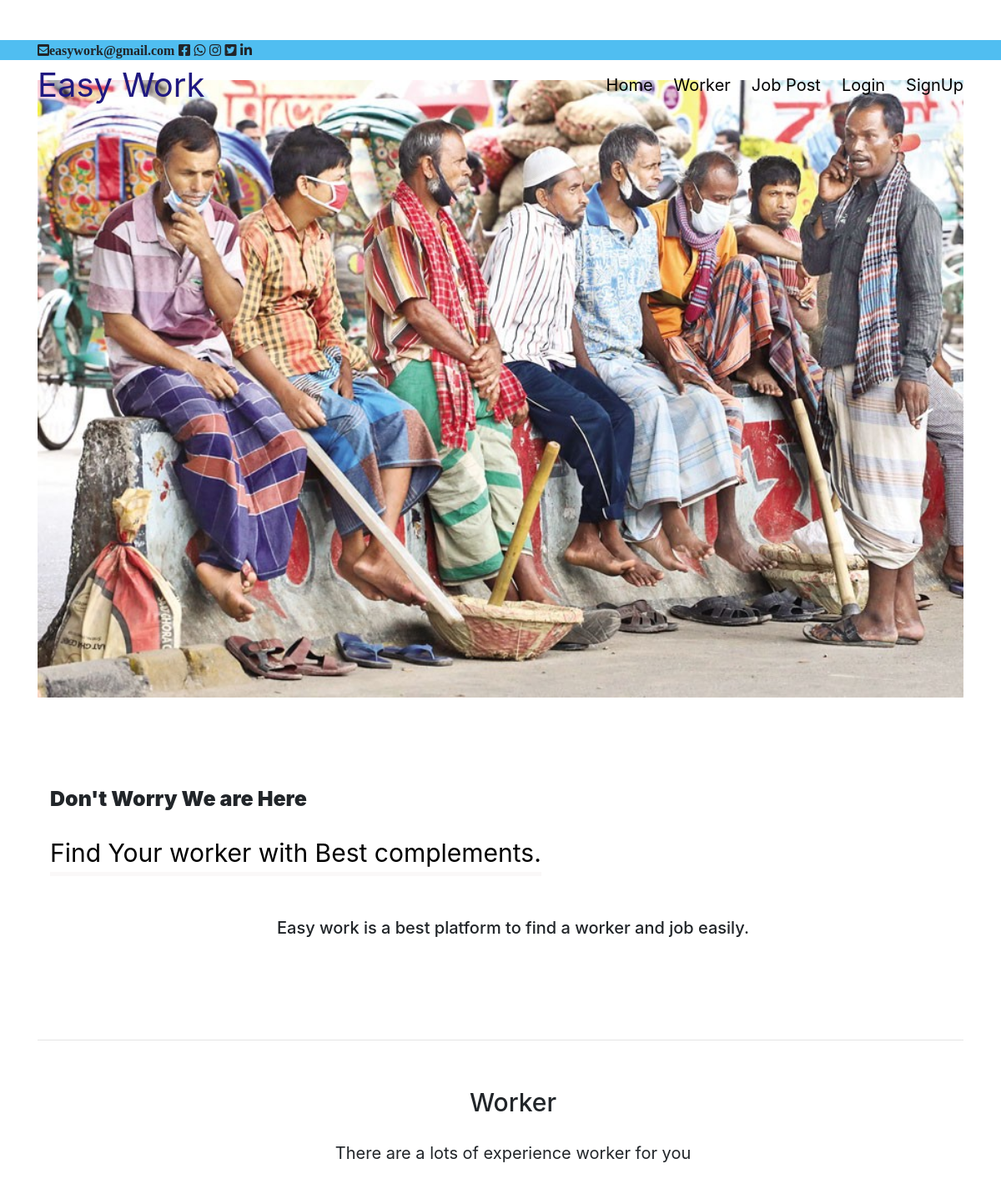
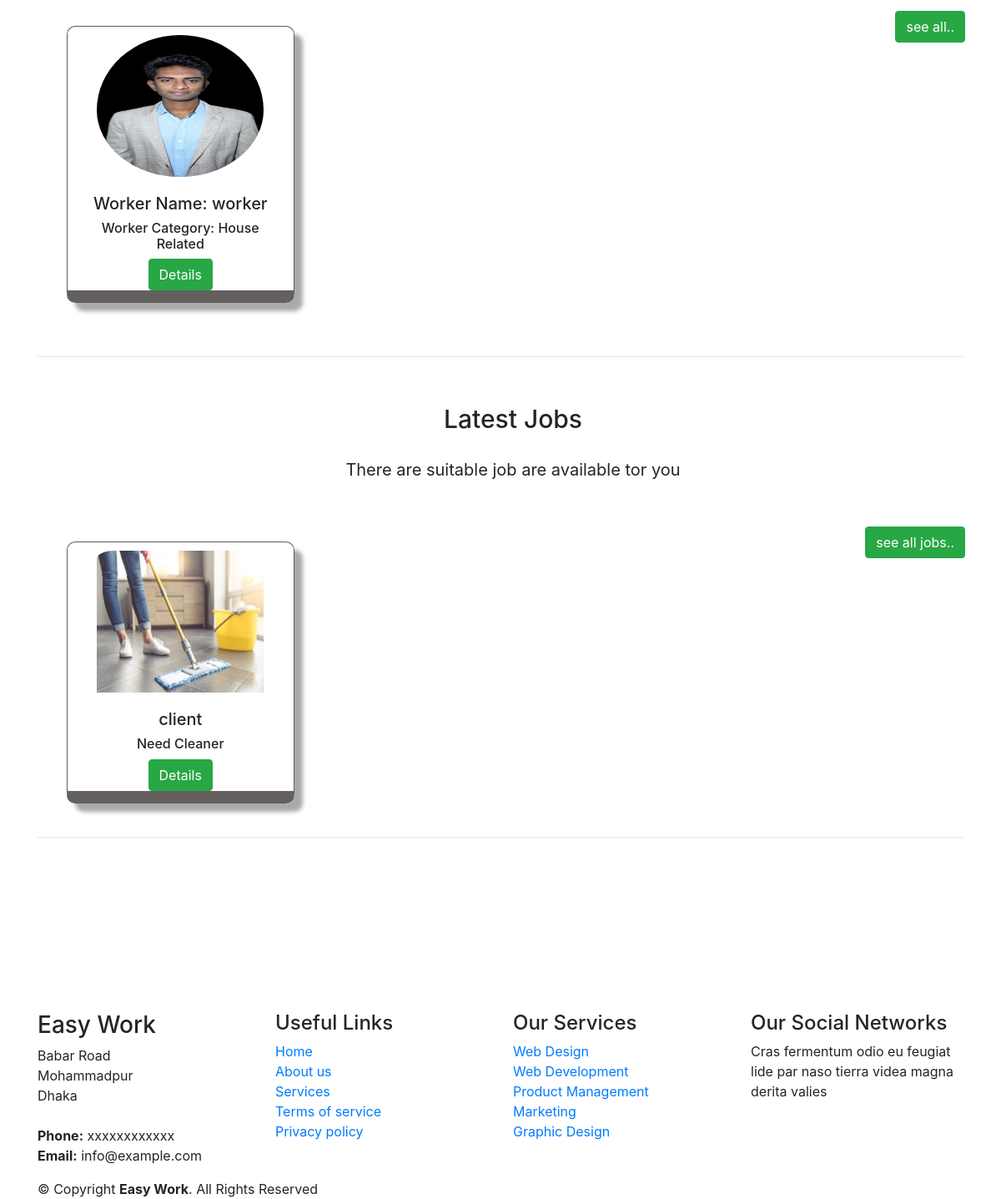
/accounts/base/, run on the app's committed database (2 pictures, top to bottom).
### accounts/models.py (models this page shows, shortened)
class User(AbstractUser):
    is_worker = models.BooleanField(default=False)
    is_customer = models.BooleanField(default=False)
    image = models.ImageField('Voter ID Image', default='default.jpg', upload_to='voter_id_pics', null=True, blank=True)
    def __str__(self):
        return str(self.username)

class Profile(models.Model):
    user = models.OneToOneField(User,on_delete=models.CASCADE,null=True,blank=True)
    birthdate = models.DateField('Birth Day',null=True, blank=True)
    country = models.ForeignKey(Country,verbose_name="Category", on_delete=models.SET_NULL, null=True)
    city = models.ManyToManyField(City,verbose_name="Sub Category",)
    phone_number = models.CharField('Phone Number', max_length=12, null=True, blank=True)
    address = models.CharField(max_length=120, null=True, blank=True)
    image = models.ImageField(default='default.jpg', upload_to='profile_pics')

class Country(models.Model):
    name = models.CharField(max_length=100)

### Client/models.py (models this page shows, shortened)
class Job(models.Model):
    username = models.ForeignKey(User, on_delete=models.CASCADE,null=True,blank=True)
    country = models.ForeignKey(Country, verbose_name="Category", on_delete=models.SET_NULL, null=True)
    city = models.ManyToManyField(City, verbose_name="Sub Category", )
    Title = models.CharField(max_length=100)
    content = models.TextField()
    applied_username = models.ForeignKey(User, null=True,blank=True,on_delete=models.CASCADE,
                                         related_name='applied_username')
    is_apply = models.BooleanField('Apply',null=True,blank=True)
    is_published = models.BooleanField('Published',default=False)
    image = models.ImageField(default='default.jpg', upload_to='job_pics',blank=True,null=True)
    location = models.CharField(max_length=100,null=True,blank=True)
    created = models.DateTimeField(auto_now=True)
    updated = models.DateTimeField(auto_now=True)

### accounts/views.py (the view)
# urls.py: path('', views.base, name='base'),
def base(request):
    worker = User.objects.all().filter(is_worker=True)[0:4]
    category = Country.objects.all()
    job = Job.objects.all()[0:4]
    context = {
        'worker': worker,
        'category': category,
        'job': job,
    }
    return render(request,'home.html',context)

### templates/home.html (shortened to what this page needs)
{% extends 'index1.html' %}
{% load crispy_forms_tags %}
{% load static %}
{% block content %}
<br>
    <section class="banner"  style="background-image: url({% static 'images/pp.jpg' %}); height :800px  width=1500;" >
        <div class="container">
            <h2></h2>
             <h3> </h3>
             <h3></h3>
             <h4>.</h4>
        </div>
        <div class="container">
            <h2>Don't Worry We are Here </h2>
             <p>Find Your worker with Best complements.</p>
             <h4>Easy work is a best platform to find a worker and job easily.</h4>
        </div>
    </section> <br><br>
    <hr>
    <section class="service">
        <div class="container">
            <div class="service-header">
                <h6>Worker</h6>
                <p>There are a lots of experience worker for you</p>
            </div>
            <div class="ser-row">
                 {% for worker in worker %}
                    {% if worker.is_worker == True and worker.is_active == True %}
                <div class="contain col-lg-3">
                    <img class="rounded-circle" src="{{ worker.profile.image.url }}" alt="">
                    <h5>Worker Name: {{ worker.username }}</h5>
                    <h6>Worker Category: {{ worker.profile.country.name }}</h6>
                    <a href="{% url 'worker_list' worker.pk %}" class="btn btn-success" type="button">Details</a>
                </div>
                 {% endif%}
                    {% endfor%}
                <div class="btn float-right">
                    <a href="{% url 'worker_base' %}"  class="btn btn-success" type="button">see all..</a>
                </div>
            </div>
        </div>
    </section>   <br><br>
    <hr>
     <section class="service">
        <div class="container">
            <div class="service-header">
                <h6>Latest Jobs </h6>
                <p>There are suitable job are available tor you</p>
            </div>
            <div class="ser-row">
                {% for job in job %}
                <div class="contain col-lg-3">
                        <img src="{{ job.image.url }}" alt="">
                        <h5>{{ job.username }}</h5>
                        <h6>{{ job.Title}}</h6>
                        <a href="{% url 'job_list_details' job.pk %}"  class="btn btn-success" type="button">Details</a>
                </div>
                {% endfor%}
                <div class="btn float-right">
                    <a href="{% url 'job_base' %}" class="btn btn-success" type="button">see all jobs..</a>
                </div>
            </div>
        </div>
    </section>
    <br><hr>
{% endblock content %}

### templates/index1.html (style rules this page uses)
* { padding: 0px; margin: 0px; }
a,a:hover,a:focus { text-decoration: none; }
.container { width: 1170px; margin: 0px auto; }
.banner .container h2 { padding-top: 250px; text-align: left; font-size: 25px; padding-bottom: 20px; font-weight: 900; }
.banner .container p { color: rgb(0, 0, 0); float: left; font-size: 30px; border-bottom: 5px solid rgb(250, 248, 248); }
.banner .container h3 { text-align: left; padding-top: 20px; font-size: 20px; padding-bottom: 40px; }
.banner .container h4 { padding-bottom:50px; text-align: center; padding-top: 100px; font-size: 20px; }
.service { background-color: rgb(255, 255, 255) ; }
.service .container p { padding-top: 20px; padding-bottom: 20px; }
.service .container .ser-row { padding-left: 20px ; }
.service .container .service-header { text-align: center; padding-top: 10px; padding-bottom: 10px; }
.service .container .service-header h6 { font-size: 30px; padding-top: 30px; }
.service .container .service-header p { font-size: 20px; padding-top: 20px; padding-bottom: 20px; }
.service .container .contain { float: left; text-align: center; border: 2px solid ; border-color: rgb(92, 92, 92); border-width: 1px; border-radius: 10px; margin-top: 25px; border-bottom-color: rgb(99, 96, 95); border-bottom-width: 15px; box-shadow: 10px 10px 5px #aaaaaa; }
.service .container .contain h5 { font-size: 20px; }
.service .container .ser-row .contain img { height: 200px; width: 200px; border-radius: 20px; padding-top: 10px; padding-bottom: 20px; }

### templates/home.html (style rules this page uses)
.banner { background-repeat:no-repeat; text-align: center; background-size:100%; }

### data on the page
User: profile.image (picture), username "worker", profile.country.name "House Related"
Job: image (picture), username "client", Title "Need Cleaner"
